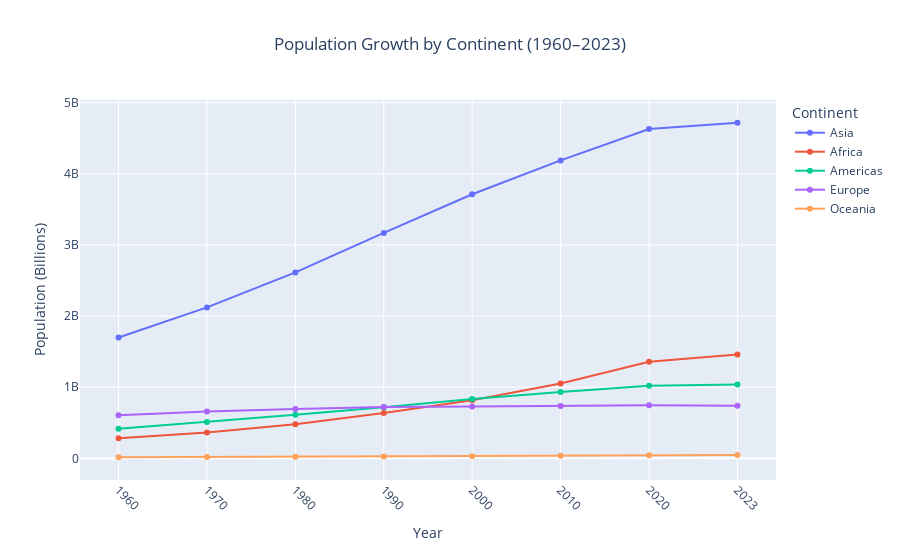

Notebook code for this chart:
### Code cell
fig = px.line(
    pop_by_continent_df,
    title='Population Growth by Continent (1960–2023)',
    labels={
        'value': 'Population (Billions)',
        #'variable': 'Continent',
        'index': 'Year',
        'continent': 'Continent'
    },
    markers=True
)


fig.update_layout(
    xaxis_tickangle=45,
    title={'text': "Population Growth by Continent (1960–2023)", 'x': 0.5},
    hovermode="closest"
)


fig.update_traces(mode="markers+lines", hovertemplate=None)


fig.show()

### Figure 1 — Plotly figure (JSON) as saved in the notebook; plotly's stock layout.template omitted (floating-point values rounded to 4 significant figures)
{"data": [{"legendgroup": "Asia", "line": {"color": "#636efa", "dash": "solid"}, "marker": {"symbol": "circle"}, "mode": "markers+lines", "name": "Asia", "orientation": "v", "showlegend": true, "type": "scatter", "x": ["1960", "1970", "1980", "1990", "2000", "2010", "2020", "2023"], "xaxis": "x", "y": [1697883486, 2121970398, 2613714918, 3168955339, 3711515690, 4187521276, 4627533064, 4716962548], "yaxis": "y"}, {"legendgroup": "Africa", "line": {"color": "#EF553B", "dash": "solid"}, "marker": {"symbol": "circle"}, "mode": "markers+lines", "name": "Africa", "orientation": "v", "showlegend": true, "type": "scatter", "x": ["1960", "1970", "1980", "1990", "2000", "2010", "2020", "2023"], "xaxis": "x", "y": [283855842, 364853775, 480824842, 637187385, 817703032, 1053677291, 1358813474, 1458544005], "yaxis": "y"}, {"legendgroup": "Americas", "line": {"color": "#00cc96", "dash": "solid"}, "marker": {"symbol": "circle"}, "mode": "markers+lines", "name": "Americas", "orientation": "v", "showlegend": true, "type": "scatter", "x": ["1960", "1970", "1980", "1990", "2000", "2010", "2020", "2023"], "xaxis": "x", "y": [417799882, 512256412, 613296717, 719026592, 834247323, 932328936, 1020208857, 1039288309], "yaxis": "y"}, {"legendgroup": "Europe", "line": {"color": "#ab63fa", "dash": "solid"}, "marker": {"symbol": "circle"}, "mode": "markers+lines", "name": "Europe", "orientation": "v", "showlegend": true, "type": "scatter", "x": ["1960", "1970", "1980", "1990", "2000", "2010", "2020", "2023"], "xaxis": "x", "y": [605471969, 657234854, 694047545, 721398345, 727612790, 736154332, 747238714, 741116106], "yaxis": "y"}, {"legendgroup": "Oceania", "line": {"color": "#FFA15A", "dash": "solid"}, "marker": {"symbol": "circle"}, "mode": "markers+lines", "name": "Oceania", "orientation": "v", "showlegend": true, "type": "scatter", "x": ["1960", "1970", "1980", "1990", "2000", "2010", "2020", "2023"], "xaxis": "x", "y": [15804492, 19343147, 22828851, 26652214, 31193384, 37074499, 43893914, 45712777], "yaxis": "y"}], "layout": {"autosize": true, "hovermode": "closest", "legend": {"title": {"text": "Continent"}, "tracegroupgap": 0}, "title": {"text": "Population Growth by Continent (1960–2023)", "x": 0.5}, "xaxis": {"anchor": "y", "autorange": true, "domain": [0, 1], "range": [-0.4257, 7.426], "tickangle": 45, "title": {"text": "Year"}, "type": "category"}, "yaxis": {"anchor": "x", "autorange": true, "domain": [0, 1], "range": [-372200000.0, 5105000000.0], "title": {"text": "Population (Billions)"}, "type": "linear"}}}
